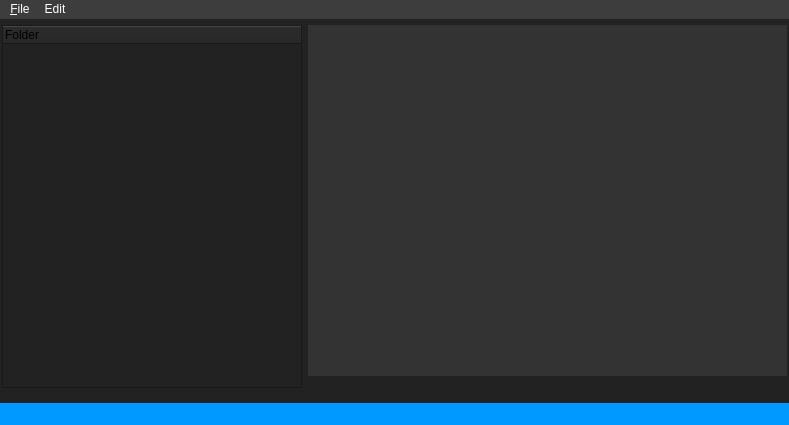
<?xml version="1.0" encoding="UTF-8"?>
<ui version="4.0">
 <class>Tutorial</class>
 <widget class="QMainWindow" name="Tutorial">
  <property name="geometry">
   <rect>
    <x>0</x>
    <y>0</y>
    <width>789</width>
    <height>425</height>
   </rect>
  </property>
  <property name="windowTitle">
   <string>Tutorial</string>
  </property>
  <property name="windowIcon">
   <iconset>
    <normaloff>bitmap1.bmp</normaloff>bitmap1.bmp</iconset>
  </property>
  <property name="styleSheet">
   <string notr="true">background-color:#222222;</string>
  </property>
  <widget class="QWidget" name="centralWidget">
   <widget class="QWidget" name="gridLayoutWidget">
    <property name="geometry">
     <rect>
      <x>0</x>
      <y>0</y>
      <width>789</width>
      <height>371</height>
     </rect>
    </property>
    <layout class="QGridLayout" name="gridLayout">
     <property name="leftMargin">
      <number>2</number>
     </property>
     <property name="topMargin">
      <number>2</number>
     </property>
     <property name="rightMargin">
      <number>2</number>
     </property>
     <property name="bottomMargin">
      <number>2</number>
     </property>
     <item row="0" column="0" colspan="2">
      <layout class="QHBoxLayout" name="horizontalLayout">
       <property name="leftMargin">
        <number>2</number>
       </property>
       <property name="topMargin">
        <number>2</number>
       </property>
       <property name="rightMargin">
        <number>2</number>
       </property>
       <property name="bottomMargin">
        <number>2</number>
       </property>
      </layout>
     </item>
     <item row="1" column="0" rowspan="3">
      <widget class="QTreeWidget" name="treeWidget">
       <property name="minimumSize">
        <size>
         <width>150</width>
         <height>0</height>
        </size>
       </property>
       <property name="maximumSize">
        <size>
         <width>300</width>
         <height>16777215</height>
        </size>
       </property>
       <property name="styleSheet">
        <string notr="true"/>
       </property>
       <property name="editTriggers">
        <set>QAbstractItemView::NoEditTriggers</set>
       </property>
       <property name="headerHidden">
        <bool>false</bool>
       </property>
       <property name="columnCount">
        <number>1</number>
       </property>
       <attribute name="headerVisible">
        <bool>true</bool>
       </attribute>
       <column>
        <property name="text">
         <string>Folder</string>
        </property>
       </column>
      </widget>
     </item>
     <item row="1" column="1">
      <widget class="QTabWidget" name="tabWidget">
       <property name="styleSheet">
        <string notr="true">background-color:#333333;border:0px soild #111111;margin:0px 0px 0px 0px</string>
       </property>
       <property name="tabPosition">
        <enum>QTabWidget::North</enum>
       </property>
       <property name="tabShape">
        <enum>QTabWidget::Rounded</enum>
       </property>
       <property name="currentIndex">
        <number>-1</number>
       </property>
       <property name="elideMode">
        <enum>Qt::ElideLeft</enum>
       </property>
       <property name="tabsClosable">
        <bool>true</bool>
       </property>
      </widget>
     </item>
    </layout>
   </widget>
  </widget>
  <widget class="QMenuBar" name="menuBar">
   <property name="geometry">
    <rect>
     <x>0</x>
     <y>0</y>
     <width>789</width>
     <height>22</height>
    </rect>
   </property>
   <property name="styleSheet">
    <string notr="true">background-color:rgb(61, 61, 61);color:white;</string>
   </property>
   <widget class="QMenu" name="menu_File">
    <property name="title">
     <string>&amp;File</string>
    </property>
    <addaction name="actionNew"/>
    <addaction name="actionNew_folder"/>
    <addaction name="actionNew_window"/>
    <addaction name="separator"/>
    <addaction name="actionOpen_file"/>
    <addaction name="actionOpen_folder"/>
    <addaction name="separator"/>
    <addaction name="actionSave"/>
    <addaction name="actionSave_file_as"/>
    <addaction name="actionSave_folder"/>
    <addaction name="actionSave_folder_as"/>
    <addaction name="separator"/>
    <addaction name="actionClose_file"/>
    <addaction name="actionClose_folder"/>
    <addaction name="actionClose_window"/>
    <addaction name="separator"/>
    <addaction name="actionPrint"/>
    <addaction name="actionSettings_2"/>
    <addaction name="actionQuit_2"/>
   </widget>
   <widget class="QMenu" name="menuEdit">
    <property name="title">
     <string>Edit</string>
    </property>
    <addaction name="actionUndo"/>
    <addaction name="actionRedo"/>
    <addaction name="separator"/>
    <addaction name="actionCut"/>
    <addaction name="actionCopy"/>
    <addaction name="actionPaste"/>
    <addaction name="separator"/>
    <addaction name="actionFont"/>
   </widget>
   <addaction name="menu_File"/>
   <addaction name="menuEdit"/>
  </widget>
  <widget class="QStatusBar" name="statusBar">
   <property name="styleSheet">
    <string notr="true">background-color:#0099FF</string>
   </property>
  </widget>
  <action name="actionNew">
   <property name="text">
    <string>New file</string>
   </property>
  </action>
  <action name="actionNew_folder">
   <property name="text">
    <string>New folder</string>
   </property>
  </action>
  <action name="actionNew_window">
   <property name="text">
    <string>New window</string>
   </property>
  </action>
  <action name="actionOpen_file">
   <property name="text">
    <string>Open file...</string>
   </property>
  </action>
  <action name="actionOpen_folder">
   <property name="text">
    <string>Open folder</string>
   </property>
  </action>
  <action name="actionSave">
   <property name="text">
    <string>Save file</string>
   </property>
  </action>
  <action name="actionSave_file_as">
   <property name="text">
    <string>Save file as...</string>
   </property>
  </action>
  <action name="actionSave_folder">
   <property name="text">
    <string>Save folder</string>
   </property>
  </action>
  <action name="actionSave_folder_as">
   <property name="text">
    <string>Save folder as...</string>
   </property>
  </action>
  <action name="actionClose_file">
   <property name="text">
    <string>Close file</string>
   </property>
  </action>
  <action name="actionClose_folder">
   <property name="text">
    <string>Close folder</string>
   </property>
  </action>
  <action name="actionClose_window">
   <property name="text">
    <string>Close window</string>
   </property>
  </action>
  <action name="actionQuit">
   <property name="text">
    <string>Quit</string>
   </property>
  </action>
  <action name="actionUndo">
   <property name="text">
    <string>Undo</string>
   </property>
  </action>
  <action name="actionRedo">
   <property name="text">
    <string>Redo</string>
   </property>
  </action>
  <action name="actionCut">
   <property name="text">
    <string>Cut</string>
   </property>
  </action>
  <action name="actionCopy">
   <property name="text">
    <string>Copy</string>
   </property>
  </action>
  <action name="actionPaste">
   <property name="text">
    <string>Paste</string>
   </property>
  </action>
  <action name="actionFont">
   <property name="text">
    <string>Font...</string>
   </property>
  </action>
  <action name="actionSettings">
   <property name="text">
    <string>Settings</string>
   </property>
  </action>
  <action name="actionPrint">
   <property name="text">
    <string>Print...</string>
   </property>
  </action>
  <action name="actionSettings_2">
   <property name="text">
    <string>Settings...</string>
   </property>
  </action>
  <action name="actionQuit_2">
   <property name="text">
    <string>Quit</string>
   </property>
  </action>
 </widget>
 <layoutdefault spacing="6" margin="11"/>
 <resources>
  <include location="Tutorial.qrc"/>
 </resources>
 <connections/>
</ui>
